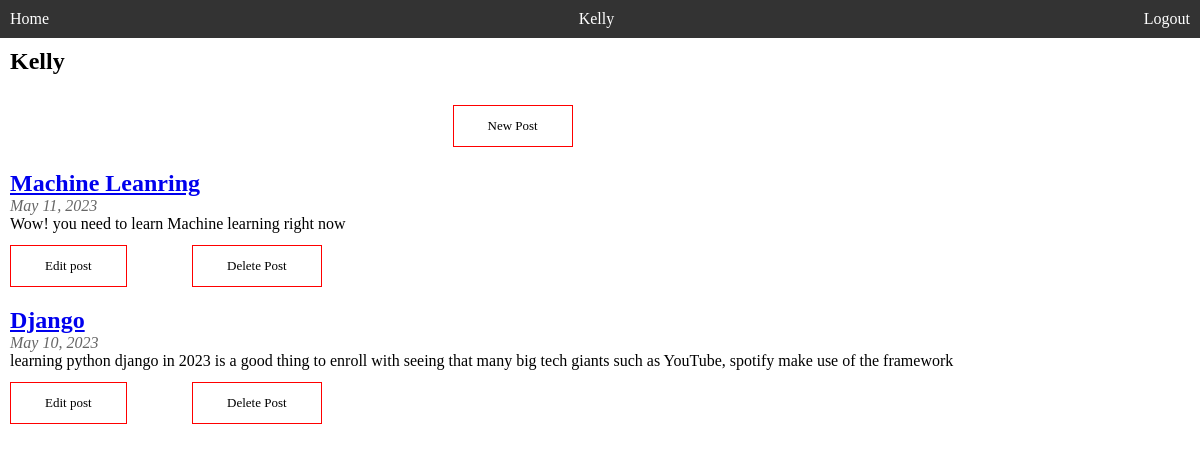
/profile/ (signed in), run on the app's committed database.
### main/models.py (models this page shows, shortened)
class BlogPost(models.Model):
    title = models.CharField(max_length=200)
    author = models.ForeignKey(User, on_delete=models.CASCADE)
    content = models.TextField()
    date_published = models.DateTimeField(auto_now_add=True)

### main/views.py (the view)
# urls.py: path('profile/', views.profile, name='profile'),
@login_required
def profile(request):
    user = request.user
    posts = BlogPost.objects.filter(author=user).order_by('-date_published')
    comment = Comments.objects.filter(author=user).order_by('-date_posted')
    return render(request, 'profile.html', {'user':user, 'posts': posts, 'comment':comment})

### main/templates/profile.html (shortened to what this page needs)
{% extends 'base.html' %}
{% block content %}
<h2>{{ user.username }}</h2>
<div class='new-post-row'>
  <div class='new-post-col'>
{% if user == request.user %}
        <a href="{% url 'new_post' %}" class="button">New Post</a>
{% endif %}
  </div>
</div>
{% for post in posts %}
<div class="post">
    <h3><a href="{% url 'post_detail' post.id %}">{{ post.title }}</a></h3>
    <p class="meta">{{ post.date_published|date }}</p>
    <p>{{ post.content|truncatechars:200 }}</p>
    <div class='row'>
      <div class='edit-col'>
       {% if user == post.author %}
           <a href="{% url 'edit_post' post.id %}" class="button">Edit post</a>
      </div>
      <div class='delete-col'>
           <form method="post" action="{% url 'delete_post' post.id %}">
            <button type="submit" class="button">Delete Post</button>
          </form>
      </div>
    {% endif %}
    </div>
</div>
{% empty %}
<p>No posts yet.</p>
{% endfor %}
{% endblock %}

### main/templates/base.html (shortened to what this page needs)
{% load static %}
<!DOCTYPE html>
<html>
<head>
    <link rel="stylesheet" type="text/css" href="{% static 'style.css' %}">
</head>
<body>
    <div class="navbar nav-links">
        <a href="/">Home</a>
        {% if user.is_authenticated %}
            <a href="/profile/">{{ user.username }}</a>
            <a href="/logout/">Logout</a>
        {% else %}
            <a href="/login/">Login</a>
            <a href="/register/">Register</a>
        {% endif %}
    </div>
    <div class="content">
        {% block content %}
        {% endblock %}
    </div>
</body>
</html>

### main/static/style.css (style rules this page uses)
* { margin: 0; padding: 0; font-family: 'Roboto Slab', serif; }
body { margin: 0; padding: 0; font-family: Arial, sans-serif; }
.navbar { background-color: #333; color: white; display: flex; justify-content: space-between; align-items: center; padding: 10px; }
.navbar a { color: white; text-decoration: none; }
.content { max-width: 100%; margin: auto; padding: 10px; }
.content h3 { color: white; font-size: x-large; }
.post { margin-bottom: 20px; }
.post .meta { color: #666; font-style: italic; }
.button { display: inline-block; text-decoration: none; color: black; border: 1px solid red; padding: 12px 34px; font-size: 13px; background: transparent; position: relative; cursor: pointer; }
.nav-links { flex: 1; text-align: right; }
.row { margin-top: 1%; display: flex; justify-content: left; }
.edit-col { flex-basis: 15%; margin-right: 5px; transition: 0.5s; }
.new-post-row { margin-top: 2.5%; display: flex; justify-content:center; }
.new-post-col { flex-basis: 25%; margin-bottom: 2%; transition: 0.5s; }

### data on the page
BlogPost: title "Machine Leanring", date_published "May 11, 2023", content "Wow! you need to learn Machine learning right now"
BlogPost: title "Django", date_published "May 10, 2023", content "learning python django in 2023 is a good thing to enroll with seeing that many big tech giants such as YouTube, spotify make use of the framework"

### other printed values
{{ user.username }} "Kelly"
